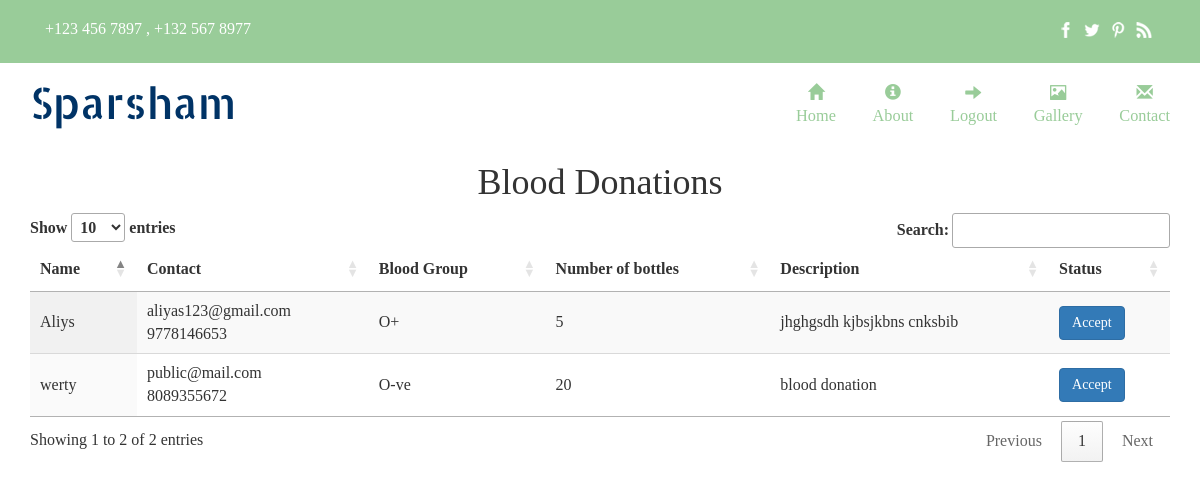
The page /students/blooddonation.php on the database as committed earlier.
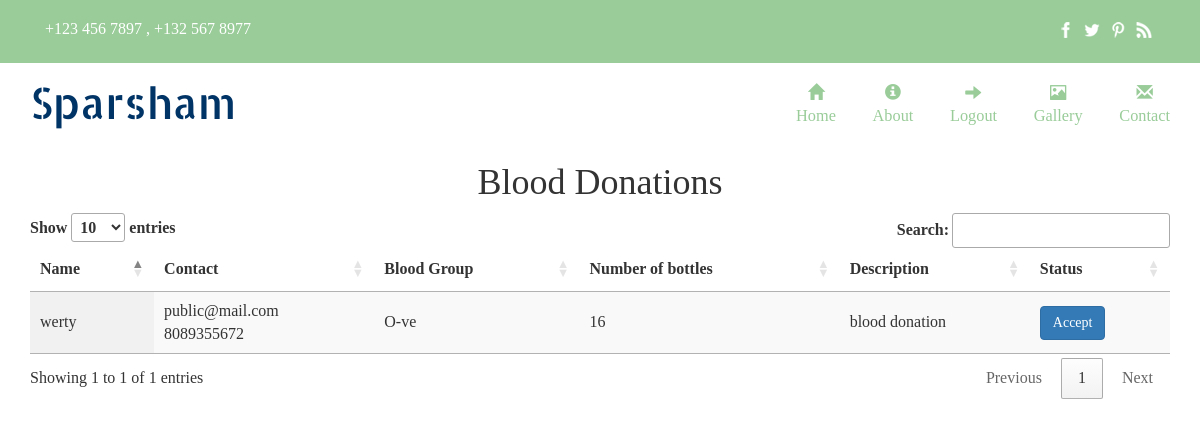
The same page on the database as committed later.
### tables this page shows
CREATE TABLE `blood_donation` (
  `blood_donation_id` int(11) NOT NULL,
  `email` varchar(30) NOT NULL,
  `no_of_bottle` int(11) NOT NULL,
  `no_of_donation` int(11) NOT NULL,
  `blood_group` varchar(5) NOT NULL,
  `description` varchar(50) NOT NULL,
  `blood_donation_status` int(3) NOT NULL DEFAULT 0,
  `donation_date` timestamp NOT NULL DEFAULT current_timestamp()
);

CREATE TABLE `registration` (
  `name` varchar(80) NOT NULL,
  `email` varchar(80) NOT NULL,
  `phone` bigint(11) NOT NULL,
  `gender` varchar(10) NOT NULL,
  `date_of_birth` varchar(20) NOT NULL,
  `house` varchar(80) NOT NULL,
  `place` varchar(80) NOT NULL,
  `country` int(11) NOT NULL,
  `state` int(11) NOT NULL,
  `district` int(11) NOT NULL,
  `pincode` int(6) NOT NULL,
  `profile_pic` varchar(100) NOT NULL DEFAULT '../images/avathar.jpg'
);

### students/blooddonation.php (the view, shortened to what this page needs)
<?php
include("header.php");
include("dbconn.php");
?>
 <link rel="stylesheet" type="text/css" href="https://cdn.datatables.net/1.10.21/css/jquery.dataTables.css">
<div class="container">
	<table id="table_id" class="display">
		<h1 class="text-center">Blood Donations</h1>
    <thead>
        <tr>
           <th>Name</th>
           <th>Contact</th>
      <th>Blood Group</th>
      <th>Number of bottles</th>
      <th>Description</th>
           <th>Status</th>
        </tr>
    </thead>
    <tbody>
         <?php
            $email=$_SESSION["email"];
            $sql="select * from blood_donation a,registration b where a.email=b.email and a.blood_donation_status=1 and a.blood_donation_id not in(select blood_donation_id from blood_donation_list WHERE email='$email')order by a.donation_date desc";
            $res=mysqli_query($conn,$sql);
            if(mysqli_num_rows($res)>0){
                while($r=mysqli_fetch_assoc($res)){
                  ?>
                  <tr>
                  <td><?php echo $r['name']?></td>
                  <td><?php echo $r['email']?><br>
                  <?php echo $r['phone']?><br>
                  </td>
                  <td><?php echo $r['blood_group']?></td>
                  <td><?php echo $r['no_of_bottle']-$r['no_of_donation']?></td>
                  <td><?php echo $r['description']?></td>
                  <td>
                    <form>
                      <button class="btn btn-primary" value="<?php echo $r['blood_donation_id']?>" onclick="updatestatus(this.value)">Accept</button>
                    </form>
                  </td>
              </tr>
              <?php
    }}
    else{
      ?>
      <tr>
        <td>No Active Donations</td>
    </tr><?php
    }?>
</tbody>
</table>
</div>

Rows that differ between the two databases and show on the page:
no longer on this page (row edited): blood_donation: registration.name "Aliys", registration.email "aliyas123@gmail.com", registration.phone "9778146653", blood_group "O+", $r['no_of_bottle']-$r['no_of_donation'] "5", description "jhghgsdh kjbsjkbns cnksbib", $r['blood_donation_id'] 1 (drawn)
changed blood_donation "O-ve": $r['no_of_bottle']-$r['no_of_donation'] "20" → "16"
Other text that changed with them:
text written by a page script: "Show entries Search: Showing 1 to 2 of 2 entries Previous 1 Next" → "Show entries Search: Showing 1 to 1 of 1 entries Previous 1 Next"
